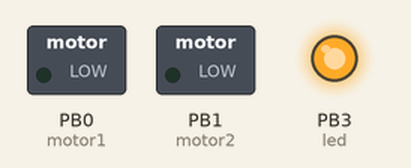
A sketch run on a simulated ATtiny85, built with avr-gcc and run on an emulated ATtiny85. On the bench: switched loads named in the sketch (green lamp = pin HIGH), output pins drawn as LEDs (lit = HIGH).

Above: at 0.05 s.
At 3.55 s:
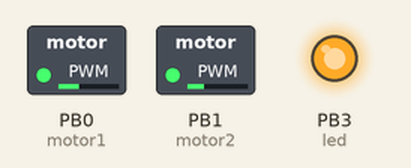
At 13.55 s:
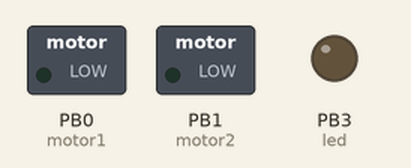
Timing chart, 0 to 17.7 s (numbered marks = the images above):
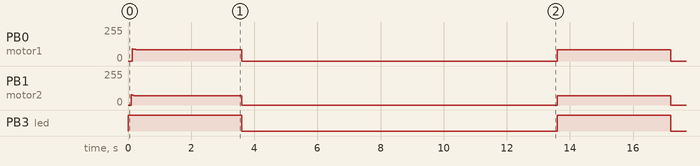

Measured:
- by itself, PB0 (motor1): ramps from 92/255 to 0/255 and jumps back, once every 13.6 s
- by itself, PB1 (motor2): ramps from 77/255 to 0/255 and jumps back, once every 13.6 s
- by itself, PB3 (led): alternates HIGH for 3.6 s and LOW for 10.0 s

The sketch:

_6Analog_Motor_Test_Vcorr_2014_v2.ino
```cpp
/* You might already have an idea of what a variable
is in math. In programming, a variable is a word with
just use the number 0, instead.
*/


/* Not working right. DigiKeyboard does not work at the same time as the red LED on the board.
*/
 //#include "DigiKeyboard.h"

 /*take note that motor1 is the bottom rotor, and motor2 is the upper rotor.
   having the upper rotor (motor2) moving faster than the other will cause the heli
   to spin counterclockwise. Likewise, having the bottom rotor, operated by motor1
   moving faster, will make the heli spin clockwise.*/

const int led = 3;
const int motor1 = 0;      // motor1 connected to analog pin 7
const int motor2 = 1;      // motor1 connected to analog pin 8

int motor1basespeed = 210; // these numbers will need to be tweaked for your
int motor2basespeed = 170; // specific heli - the default value is 135 for both.

int normmotor1speed;
int normmotor2speed;
long VCCmV = 3500;


void setup()  {
  // initialize the digital pin as an output.
  pinMode(led, OUTPUT);    // sets the pin as output
  pinMode(motor1, OUTPUT);   // sets the pin as output
  pinMode(motor2, OUTPUT);   // sets the pin as output

}

void loop()  {

  for(int counter = 0; counter < 1000; counter++)
  {
    VCCmV = ((VCCmV*95)/100);
    VCCmV = (VCCmV + (readVcc()/100)*5);

    normmotor1speed =int(((long(motor1basespeed))*long(1330))/(VCCmV-2025));
    normmotor2speed =int(((long(motor2basespeed))*long(1330))/(VCCmV-2025));

    analogWrite(motor1, normmotor1speed);
    analogWrite(motor2, normmotor2speed);


    digitalWrite(led, HIGH);

    delay(1);
  }
  analogWrite(motor1, 0);
  analogWrite(motor2, 0);
  digitalWrite(led, LOW);
  delay(10000);
}
long readVcc() {
  // Source: http://provideyourown.com/2012/secret-arduino-voltmeter-measure-battery-voltage/
  // Read 1.1V reference against AVcc
  // set the reference to Vcc and the measurement to the internal 1.1V reference
  #if defined(__AVR_ATmega32U4__) || defined(__AVR_ATmega1280__) || defined(__AVR_ATmega2560__)
    //DigiKeyboard.println(1);
    ADMUX = _BV(REFS0) | _BV(MUX4) | _BV(MUX3) | _BV(MUX2) | _BV(MUX1);
  #elif defined (__AVR_ATtiny24__) || defined(__AVR_ATtiny44__) || defined(__AVR_ATtiny84__)
     //DigiKeyboard.println(2);
     ADMUX = _BV(MUX5) | _BV(MUX0) ;
  #elif defined (__AVR_ATtiny25__) || defined(__AVR_ATtiny45__) || defined(__AVR_ATtiny85__)
     //DigiKeyboard.println(3);
     ADMUX = _BV(MUX3) | _BV(MUX2);
  #else
    //DigiKeyboard.println(4);
    ADMUX = _BV(REFS0) | _BV(MUX3) | _BV(MUX2) | _BV(MUX1);
  #endif

  delay(2); // Wait for Vref to settle
  ADCSRA |= _BV(ADSC); // Start conversion
  while (bit_is_set(ADCSRA,ADSC)); // measuring

  uint8_t low  = ADCL; // must read ADCL first - it then locks ADCH
  uint8_t high = ADCH; // unlocks both

  long result = (high<<8) | low;
 //DigiKeyboard.println(result);8

  //result = 1125300L / result; // Calculate Vcc (in mV); 1125300 = 1.1*1023*1000
  result = 1211861L / result;
  return result; // Vcc in millivolts
}
```
